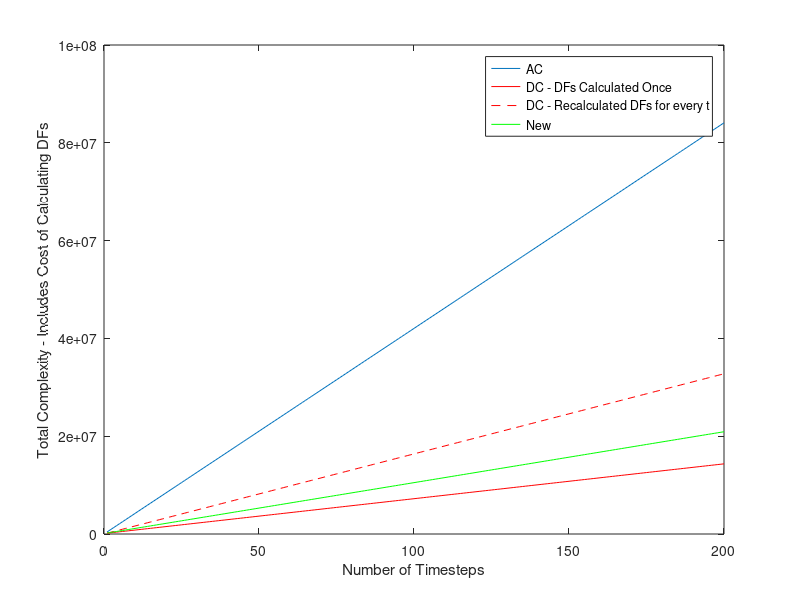
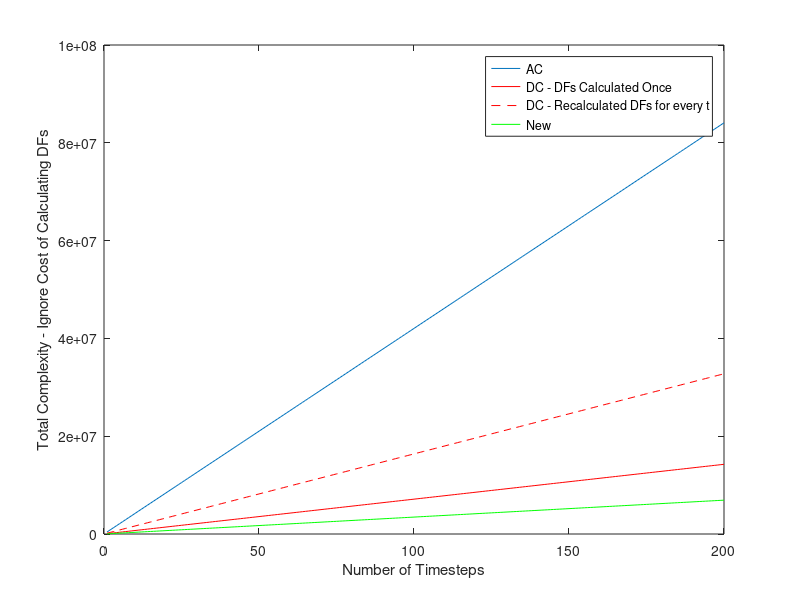

The MATLAB source for these figures, in order:
clc
clear all
clf

% % IEEE 118 Bus Case
j = 234;
n = 118;
m = 186;

% TVA System
% j = 2870;
% n = 960;
% m = 1338;

t = 1:200;

timesteps = length(t);

AC = zeros(1,timesteps);
DC = zeros(1,timesteps);
DCruntime = zeros(1,timesteps);
DCtop = zeros(1,timesteps);
DCtopruntime = zeros(1,timesteps);
New = zeros(1,timesteps);
Newruntime = zeros(1,timesteps);

% AC CA
% for a = 1:length(t)
%     AC(a) = j^1.4*m*t(a)+m^2*t(a);
    %DC(a) = j^1.4*t(a)+n^1.2*m+m^2+m^2*t(a);
    %DCruntime(a) = j^1.4*t(a)+m^2*t(a);
    %DCtop(a) = j^1.4*t(a)+n^1.2*m*t(a)+2*m^2*t(a); %recalc DFs
    %New(a) = j^1.4+n^1.2*m+2*m^2+n^1.2*t(a)+m*t(a)+2*m^2*t(a);
    %Newruntime(a) = j^1.4+n^1.2*m+2*m^2+m^2*t(a);
% end

% Edited: 1/31/2014
for a = 1:length(t)
    AC(a) = j^1.4*m*t(a)+m^2*t(a);
    DC(a) = j^1.4*t(a)+(n^1.4+n^1.2*m+m)+m^2+2*m^2*t(a);
    DCruntime(a) = j^1.4*t(a)+2*m^2*t(a);
    DCtop(a) = j^1.4*t(a)+(n^1.4+n^1.2*m+m)*t(a)+m^2*t(a)+2*m^2*t(a);
    New(a) = j^1.4+(n^1.4+n^1.2*m+m)+m^2+(n^1.2)*t(a)+3*m^2*t(a);
    Newruntime(a) = m^2*t(a);
end

plot(t, AC)
hold on
plot(t, DC, 'r')
plot(t, DCtop, 'r--')
plot(t, New, 'g')
xlabel('Number of Timesteps')
ylabel('Total Complexity - Includes Cost of Calculating DFs')
legend('AC','DC - DFs Calculated Once', 'DC - Recalculated DFs for every t','New')

figure(2)
plot(t, AC)
hold on
plot(t, DCruntime, 'r')
plot(t, DCtop, 'r--')
plot(t, Newruntime, 'g')
xlabel('Number of Timesteps')
ylabel('Total Complexity - Ignore Cost of Calculating DFs')
legend('AC','DC - DFs Calculated Once', 'DC - Recalculated DFs for every t','New')

a1 = 2*m^3
a2 = m^3+2*m^2+n^3
